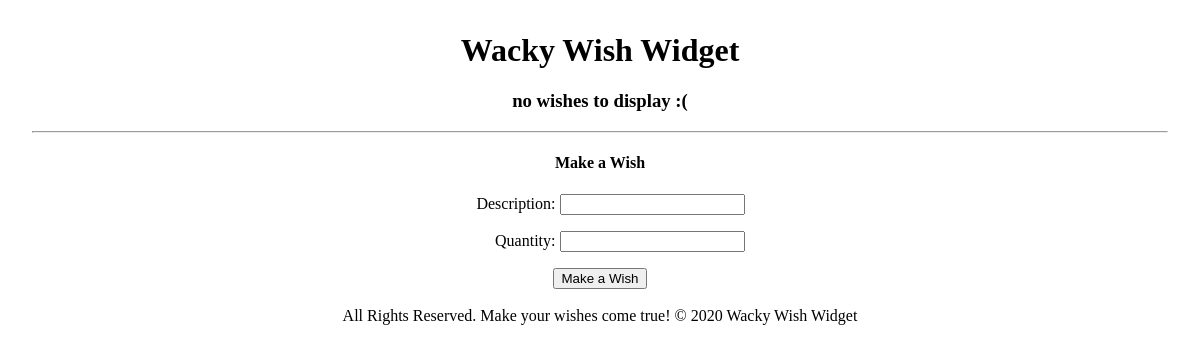
/, run on an earlier commit of the app's database.
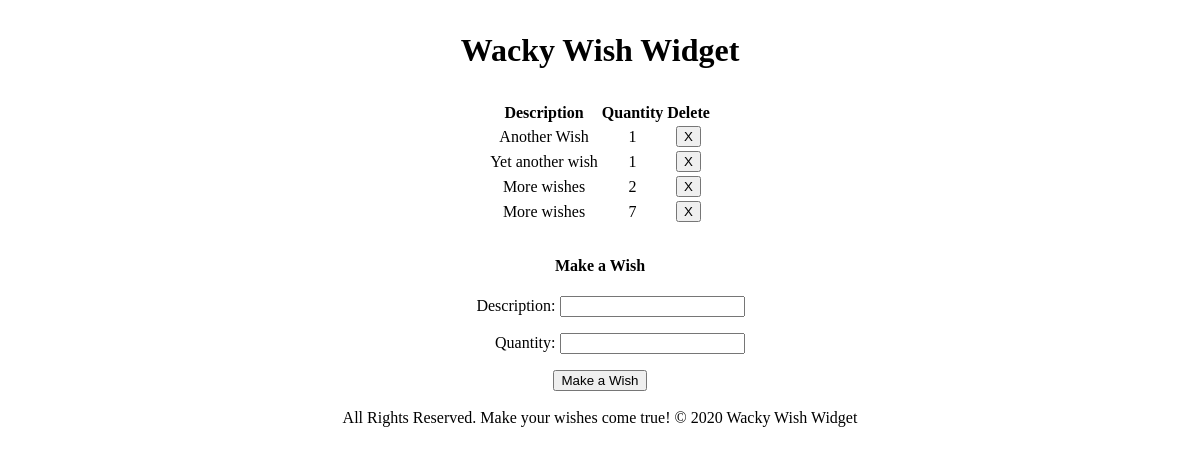
And on a later commit of the database.
### main_app/models.py (models this page shows, shortened)
class Wishes(models.Model):
    description = models.CharField(max_length=100)
    quantity = models.IntegerField()

### main_app/views.py (the view)
# urls.py: path('', views.index, name='index'),
def index(request):
    wish_list = Wishes.objects.all()
    form = WishesForm()
    return render(request, 'index.html', {
        'form': form,
        'wish_list': wish_list
    })

### main_app/forms.py
class WishesForm(ModelForm):
    class Meta:
        model = Wishes
        fields = ['description', 'quantity']

### main_app/templates/index.html (shortened to what this page needs)
{% load static %}
<!DOCTYPE html>
<html lang="en">
<head>
    <link rel="stylesheet" href="https://unpkg.com/purecss@1.0.0/build/pure-min.css">
    <link rel="stylesheet" type="text/css" href="{% static 'css/style.css' %}">
</head>
<body>
    <h1>Wacky Wish Widget</h1>
    {% if wish_list|length == 0 %}
        <h3>no wishes to display :(</h3>
        <hr>
        {% else %}
        <table class="pure-table pure-table-striped">
            <thead>
                <tr>
                    <th>Description</th>
                    <th>Quantity</th>
                    <th>Delete</th>
                </tr>
            </thead>
            <tbody>
                {% for wish in wish_list %}
                <tr>
                    <td>{{ wish.description }}</td>
                    <td>{{ wish.quantity }}</td>
                    <td>
                        <form action="{% url 'delete' wish.id %}">
                            <button type="submit" class="pure-button">X</button>
                        </form>
                    </td>
                </tr>
                {% endfor %}
            </tbody>
        </table>
        {% endif %}
        <h4>Make a Wish</h4>
        <form class="pure-form" action="{% url 'add_wish' %}" method="POST">
            {{ form.as_p }}
        <button class="pure-button" type="submit">Make a Wish</button>
    </form>
    <br>
    <footer>All Rights Reserved. Make your wishes come true! &copy; 2020 Wacky Wish Widget</footer>
</body>
</html>

### main_app/static/css/style.css (style rules this page uses)
body { text-align: center; margin: 2rem; }
table { margin: 2rem auto; }
label { display: inline-block; width: 100px; text-align: right; }

What changed in the data, as far as the page shows it:
added Wishes: description "Another Wish", quantity "1"
added Wishes: description "Yet another wish", quantity "1"
added Wishes: description "More wishes", quantity "2"
added Wishes: description "More wishes", quantity "7"
Also different on the page:
text no longer shown: "no wishes to display :("
text now shown: "Description Quantity Delete"
